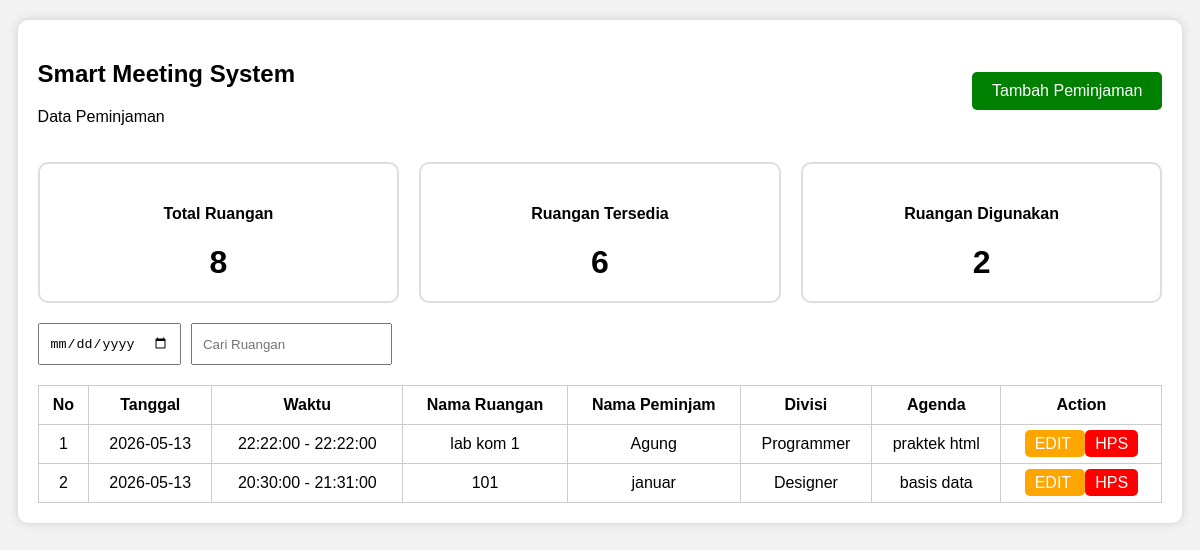
/modules/booking/index.php, run on the app's committed database.
### tables this page shows
CREATE TABLE `t_booking` (
  `id_booking` int(11) NOT NULL AUTO_INCREMENT,
  `id_karyawan` int(11) DEFAULT NULL,
  `id_ruang` int(11) DEFAULT NULL,
  `tanggal_rapat` date DEFAULT NULL,
  `jam_mulai` time DEFAULT NULL,
  `jam_selesai` time DEFAULT NULL,
  `agenda` varchar(255) DEFAULT NULL,
  `status` text DEFAULT NULL,
  PRIMARY KEY (`id_booking`),
  KEY `id_karyawan` (`id_karyawan`),
  KEY `id_ruang` (`id_ruang`),
  CONSTRAINT `t_booking_ibfk_1` FOREIGN KEY (`id_karyawan`) REFERENCES `m_karyawan` (`id_karyawan`),
  CONSTRAINT `t_booking_ibfk_2` FOREIGN KEY (`id_ruang`) REFERENCES `m_ruangan` (`id_ruangan`)
);

CREATE TABLE `m_ruangan` (
  `id_ruangan` int(11) NOT NULL AUTO_INCREMENT,
  `nama_ruangan` varchar(50) DEFAULT NULL,
  `kapasitas` int(11) DEFAULT NULL,
  `fasilitas` text DEFAULT NULL,
  PRIMARY KEY (`id_ruangan`)
);

CREATE TABLE `m_karyawan` (
  `id_karyawan` int(11) NOT NULL AUTO_INCREMENT,
  `nik` varchar(20) DEFAULT NULL,
  `nama_karyawan` varchar(100) DEFAULT NULL,
  `divisi` varchar(50) DEFAULT NULL,
  PRIMARY KEY (`id_karyawan`),
  UNIQUE KEY `nik` (`nik`)
);

### modules/booking/index.php (the view, shortened to what this page needs)
<?php
include '../../config/database.php';
$total_ruangan = mysqli_num_rows(
mysqli_query(
$conn,
"SELECT * FROM m_ruangan"
)
);
$ruangan_digunakan = mysqli_num_rows(
mysqli_query(
$conn,
"SELECT * FROM t_booking
WHERE status='Pinjam'"
)
);
$ruangan_tersedia =
$total_ruangan -
$ruangan_digunakan;
$query = mysqli_query($conn,"
SELECT *
FROM t_booking
INNER JOIN m_karyawan
ON t_booking.id_karyawan =
m_karyawan.id_karyawan
INNER JOIN m_ruangan
ON t_booking.id_ruang =
m_ruangan.id_ruangan
ORDER BY id_booking DESC
");
?>
<!DOCTYPE html>
<html>
<head>
</head>
<body>
<div class="container">
<div class="header">
<div>
<h2>Smart Meeting System</h2>
<p>Data Peminjaman</p>
</div>
<a
href="tambah.php"
class="btn"
>
Tambah Peminjaman
</a>
</div>
<div class="dashboard">
<div class="card">
<h4>Total Ruangan</h4>
<h1>
<?= $total_ruangan ?>
</h1>
</div>
<div class="card">
<h4>Ruangan Tersedia</h4>
<h1>
<?= $ruangan_tersedia ?>
</h1>
</div>
<div class="card">
<h4>Ruangan Digunakan</h4>
<h1>
<?= $ruangan_digunakan ?>
</h1>
</div>
</div>
<div class="search">
<input
type="date"
id="filterTanggal"
>
<input
type="text"
id="cariRuangan"
placeholder="Cari Ruangan"
>
</div>
<table id="tableBooking">
<thead>
<tr>
<th>No</th>
<th>Tanggal</th>
<th>Waktu</th>
<th>Nama Ruangan</th>
<th>Nama Peminjam</th>
<th>Divisi</th>
<th>Agenda</th>
<th>Action</th>
</tr>
</thead>
<tbody>
<?php
$no=1;
while($d=mysqli_fetch_array($query)){
?>
<tr>
<td>
<?= $no++ ?>
</td>
<td>
<?= $d['tanggal_rapat'] ?>
</td>
<td>
<?= $d['jam_mulai'] ?>
-
<?= $d['jam_selesai'] ?>
</td>
<td>
<?= $d['nama_ruangan'] ?>
</td>
<td>
<?= $d['nama_karyawan'] ?>
</td>
<td>
<?= $d['divisi'] ?>
</td>
<td>
<?= $d['agenda'] ?>
</td>
<td>
<a
href="edit.php?id=<?= $d['id_booking'] ?>"
class="edit"
>
EDIT
</a>
<a
href="#"
class="hapus"
onclick="
hapusData(
<?= $d['id_booking'] ?>
)
"
>
HPS
</a>
</td>
</tr>
<?php } ?>
</tbody>
</table>
</div>
</body>
</html>

### modules/booking/index.php (style rules this page uses)
body { font-family:Arial; background:#f2f2f2; }
.container { width:95%; margin:auto; background:white; padding:20px; margin-top:20px; border-radius:10px; box-shadow:0 0 10px #ccc; }
.header { display:flex; justify-content:space-between; align-items:center; }
.btn { background:green; color:white; padding:10px 20px; text-decoration:none; border-radius:5px; }
.dashboard { display:grid; grid-template-columns: repeat(3,1fr); gap:20px; margin-top:20px; }
.card { border:2px solid #ddd; padding:20px; text-align:center; border-radius:10px; }
.card h1 { margin:0; }
.search { margin-top:20px; display:flex; gap:10px; }
.search input { padding:10px; }
table { width:100%; border-collapse:collapse; margin-top:20px; }
table th, table td { border:1px solid #ccc; padding:10px; text-align:center; }
.edit { background:orange; color:white; padding:5px 10px; text-decoration:none; border-radius:5px; }
.hapus { background:red; color:white; padding:5px 10px; text-decoration:none; border-radius:5px; }

### data on the page
t_booking: tanggal_rapat "2026-05-13", jam_mulai "22:22:00", jam_selesai "22:22:00", id_ruang.nama_ruangan "lab kom 1", id_karyawan.nama_karyawan "Agung", id_karyawan.divisi "Programmer", agenda "praktek html"
t_booking: tanggal_rapat "2026-05-13", jam_mulai "20:30:00", jam_selesai "21:31:00", id_ruang.nama_ruangan "101", id_karyawan.nama_karyawan "januar", id_karyawan.divisi "Designer", agenda "basis data"

### other printed values
$total_ruangan "8"
$ruangan_tersedia "6"
$ruangan_digunakan "2"
